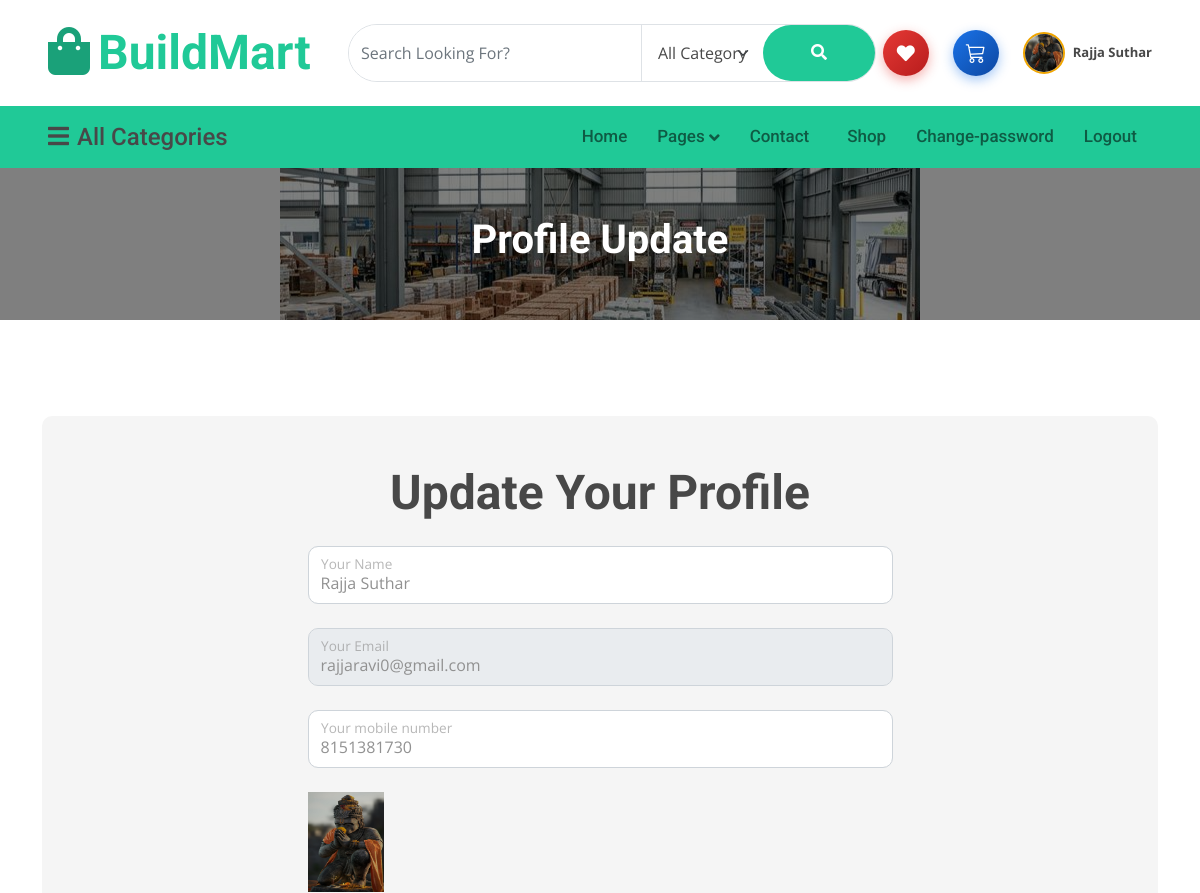
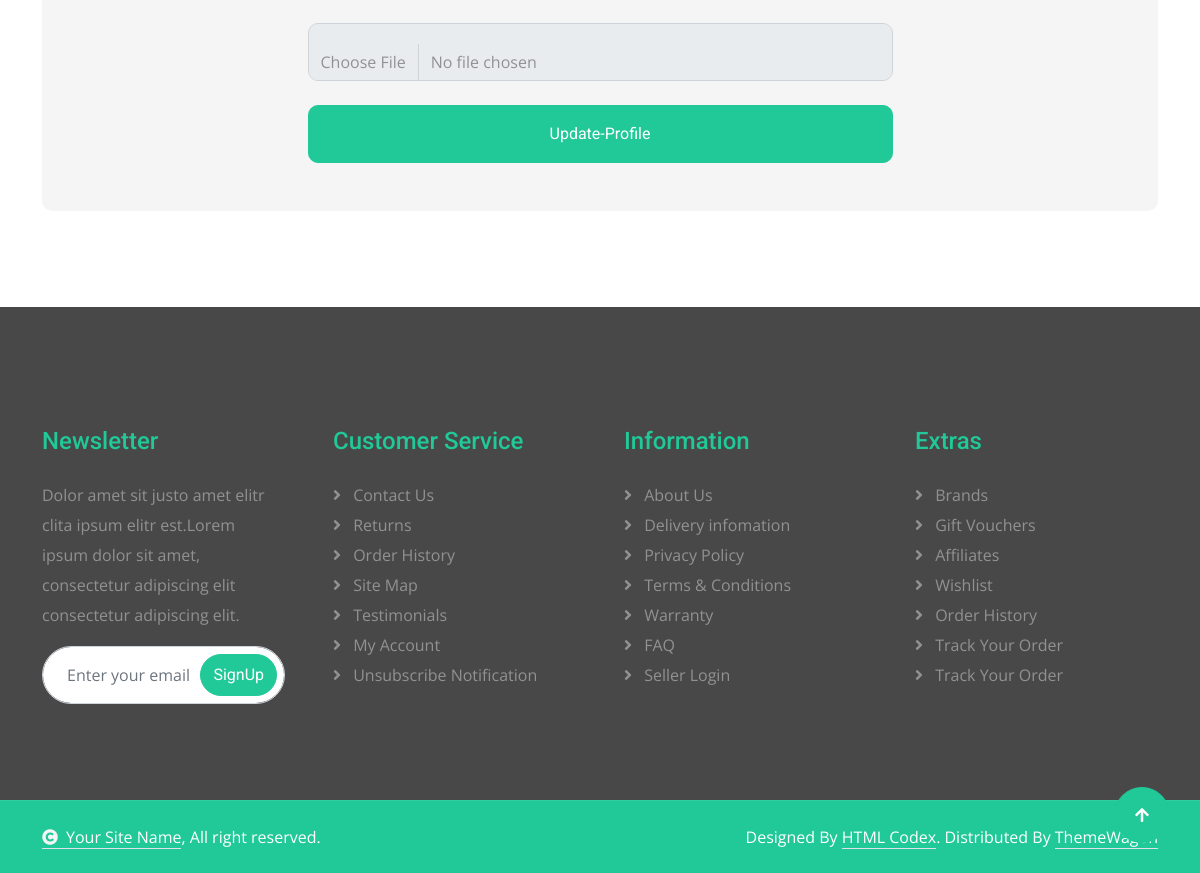
Page /profile/ (signed in) on the committed database (2 pictures, top to bottom).
### myapp/models.py (models this page shows, shortened)
class User(models.Model):
    name = models.CharField(max_length=60)
    email = models.EmailField(unique=True)
    mobile = models.BigIntegerField(unique=True)
    password = models.CharField(max_length=10)
    uprofile = models.ImageField(default="", upload_to="uprofile/")
    usertype = models.CharField(max_length=20, default="buyer")

### myapp/views.py (the view)
# urls.py: path('profile/', views.profile, name='profile'),
def profile(request):
    user = User.objects.get(email = request.session['email'])
    if request.method == 'POST':
        user.name = request.POST['name']
        user.mobile = request.POST['mobile']
        try:
            user.uprofile = request.FILES['uprofile']
            user.save()
            request.session['uprofile'] = user.uprofile.url  # session updated...
        except:
            pass
        user.save()
        if user.usertype == 'buyer':
            return redirect('index')
        else:
            return redirect('sindex')
    else:
        return render(request, 'profile.html', {'user':user})

### myapp/templates/profile.html (shortened to what this page needs)
{% extends 'header.html' %}
{% load static %}
{% block content %}
    <div class="container-fluid page-header py-5">
        <h1 class="text-center text-white display-6 wow fadeInUp" data-wow-delay="0.1s">Profile Update</h1>
    </div>
    <div class="container-fluid contact py-5">
        <div class="container py-5">
            <div class="p-5 bg-light rounded">
                <div class="row g-4 justify-content-center">
                    <div class="col-lg-7">
                        <div class="text-center mx-auto wow fadeInUp" data-wow-delay="0.1s" style="max-width: 900px;">
                            <h1 class="display-5 mb-4">Update Your Profile</h1>
                        </div>
                        <form method="post" action="{% url 'profile' %}" enctype="multipart/form-data">
                            <div class="row g-4 wow fadeInUp" data-wow-delay="0.1s">
                                <div class="col-md-12">
                                    <div class="form-floating">
                                        <input type="text" class="form-control" id="name" name = "name" placeholder="Your Name" value="{{user.name}}">
                                        <label for="name">Your Name</label>
                                    </div>
                                </div>
                                <div class="col-md-12">
                                    <div class="form-floating">
                                        <input type="email" class="form-control" id="email" name = "email" placeholder="Your Email" value="{{user.email}}" readonly>
                                        <label for="email">Your Email</label>
                                    </div>
                                </div>
                                <div class="col-md-12">
                                    <div class="form-floating">
                                        <input type="tel" class="form-control" id="mobile" name = "mobile" placeholder="Your mobile number" value="{{user.mobile}}">
                                        <label for="mobile">Your mobile number</label>
                                    </div>
                                </div>
                                <img src="{{user.uprofile.url}}" style="height: 100px; width: 100px;">
                                <div class="col-md-12">
                                    <div class="form-floating">
                                        <input type="file" class="form-control" id="uprofile" name ="uprofile">
                                    </div>
                                </div>
                                <div class="col-12">
                                    <button class="btn btn-primary w-100 py-3" type="submit">Update-Profile</button>
                                </div>
                            </div>
                        </form>
                    </div>
                </div>
            </div>
        </div>
    </div>
{% endblock %}

### myapp/templates/header.html (shortened to what this page needs)
{% load static %}
<!DOCTYPE html>
<html lang="en">
<head>
    <link rel="stylesheet" href="https://use.fontawesome.com/releases/v5.15.4/css/all.css" />
    <link href="https://cdn.jsdelivr.net/npm/bootstrap-icons@1.4.1/font/bootstrap-icons.css" rel="stylesheet">
    <link href="{% static 'lib/animate/animate.min.css' %}" rel="stylesheet">
    <link href="{% static 'lib/owlcarousel/assets/owl.carousel.min.css' %}" rel="stylesheet">
    <link href="{% static 'css/bootstrap.min.css' %}?v=1.4" rel="stylesheet">
    <link href="{% static 'css/style.css' %}?v=1.4" rel="stylesheet">
</head>
<body>
    <div class="container-fluid px-5 py-4 d-none d-lg-block">
        <div class="row gx-0 align-items-center text-center">
            <div class="col-md-4 col-lg-3 text-center text-lg-start">
                <div class="d-inline-flex align-items-center">
                    <a href="" class="navbar-brand p-0">
                        <h1 class="display-5 text-primary m-0"><i
                                class="fas fa-shopping-bag text-secondary me-2"></i>BuildMart</h1>
                    </a>
                </div>
            </div>
            <div class="col-md-4 col-lg-6 text-center">
                <div class="position-relative ps-4">
                    <div class="d-flex border rounded-pill">
                        <input class="form-control border-0 rounded-pill w-100 py-3" type="text"
                            data-bs-target="#dropdownToggle123" placeholder="Search Looking For?">
                        <select class="form-select text-dark border-0 border-start rounded-0 p-3" style="width: 200px;">
                            <option value="All Category">All Category</option>
                        </select>
                        <button type="button" class="btn btn-primary rounded-pill py-3 px-5" style="border: 0;"><i
                                class="fas fa-search"></i></button>
                    </div>
                </div>
            </div>
            <div class="col-md-4 col-lg-3 text-center text-lg-end d-flex align-items-center justify-content-center justify-content-lg-end gap-4">
                    {% if request.session.email %}
                        <a href="{% url 'wishlist' %}" class="position-relative text-decoration-none" title="Wishlist"
                           style="display:inline-flex; align-items:center; justify-content:center; width:46px; height:46px; background:linear-gradient(135deg,#e53935,#b71c1c); border-radius:50%; box-shadow:0 4px 12px rgba(229,57,53,0.4); transition:all 0.3s;">
                            <i class="fas fa-heart" style="font-size:18px; color:#fff;"></i>
                        </a>
                        <a href="{% url 'cart' %}" class="position-relative text-decoration-none" title="Cart"
                           style="display:inline-flex; align-items:center; justify-content:center; width:46px; height:46px; background:linear-gradient(135deg,#1a73e8,#0d47a1); border-radius:50%; box-shadow:0 4px 12px rgba(26,115,232,0.4); transition:all 0.3s;">
                            <i class="bi bi-cart3" style="font-size:20px; color:#fff;"></i>
                        </a>
                        <a href="{% url 'profile' %}" class="d-flex align-items-center gap-2 text-decoration-none" title="Profile">
                            <img src="{{ request.session.uprofile }}" alt="Profile" style="width: 42px; height: 42px; border-radius: 50%; object-fit: cover; border: 2px solid #f0a500;">
                            {% if request.session.name %}
                            <span class="text-dark fw-bold" style="font-size: 13px;">{{ request.session.name }}</span>
                            {% endif %}
                        </a>
                    {% endif %}
                </div>
            </div>
        </div>
    <div class="container-fluid nav-bar p-0">
        <div class="row gx-0 bg-primary px-5 align-items-center">
            <div class="col-lg-3 d-none d-lg-block">
                <nav class="navbar navbar-light position-relative" style="width: 250px;">
                    <button class="navbar-toggler border-0 fs-4 w-100 px-0 text-start" type="button"
                        data-bs-toggle="collapse" data-bs-target="#allCat">
                        <h4 class="m-0"><i class="fa fa-bars me-2"></i>All Categories</h4>
                    </button>
                </nav>
            </div>
            <div class="col-12 col-lg-9">
                <nav class="navbar navbar-expand-lg navbar-light bg-primary ">
                    <div class="collapse navbar-collapse" id="navbarCollapse">
                        <div class="navbar-nav ms-auto py-0">
                            <a href="{% url 'index' %}" class="nav-item nav-link">Home</a>
                            <div class="nav-item dropdown">
                                <a href="#" class="nav-link dropdown-toggle" data-bs-toggle="dropdown">Pages</a>
                            </div>
                            <a href="{% url 'contact' %}" class="nav-item nav-link me-2">Contact</a>
                            {% if request.session.email %}
                            <a href="{% url 'shop' %}" class="nav-item nav-link">Shop</a>
                            <a href="{% url 'cpass' %}" class="nav-item nav-link">Change-password</a>
                            <a href="{% url 'logout' %}" class="nav-item nav-link">Logout</a>
                            {% else %}
                            <a href="{% url 'signup' %}" class="nav-item nav-link">Sign Up</a>
                            <a href="{% url 'login' %}" class="nav-item nav-link">Login</a>
                            {% endif %}
                        </div>
                    </div>
                </nav>
            </div>
        </div>
    </div>
    {% block content %}
    {% endblock %}
    <div class="container-fluid footer py-5 wow fadeIn" data-wow-delay="0.2s">
        <div class="container py-5">
            <div class="row g-5">
                <div class="col-md-6 col-lg-6 col-xl-3">
                    <div class="footer-item d-flex flex-column">
                        <div class="footer-item">
                            <h4 class="text-primary mb-4">Newsletter</h4>
                            <p class="mb-3">Dolor amet sit justo amet elitr clita ipsum elitr est.Lorem ipsum dolor sit
                                amet, consectetur adipiscing elit consectetur adipiscing elit.</p>
                            <div class="position-relative mx-auto rounded-pill">
                                <input class="form-control rounded-pill w-100 py-3 ps-4 pe-5" type="text"
                                    placeholder="Enter your email">
                                <button type="button"
                                    class="btn btn-primary rounded-pill position-absolute top-0 end-0 py-2 mt-2 me-2">SignUp</button>
                            </div>
                        </div>
                    </div>
                </div>
                <div class="col-md-6 col-lg-6 col-xl-3">
                    <div class="footer-item d-flex flex-column">
                        <h4 class="text-primary mb-4">Customer Service</h4>
                        <a href="#" class=""><i class="fas fa-angle-right me-2"></i> Contact Us</a>
                        <a href="#" class=""><i class="fas fa-angle-right me-2"></i> Returns</a>
                        <a href="#" class=""><i class="fas fa-angle-right me-2"></i> Order History</a>
                        <a href="#" class=""><i class="fas fa-angle-right me-2"></i> Site Map</a>
                        <a href="#" class=""><i class="fas fa-angle-right me-2"></i> Testimonials</a>
                        <a href="#" class=""><i class="fas fa-angle-right me-2"></i> My Account</a>
                        <a href="#" class=""><i class="fas fa-angle-right me-2"></i> Unsubscribe Notification</a>
                    </div>
                </div>
                <div class="col-md-6 col-lg-6 col-xl-3">
                    <div class="footer-item d-flex flex-column">
                        <h4 class="text-primary mb-4">Information</h4>
                        <a href="#" class=""><i class="fas fa-angle-right me-2"></i> About Us</a>
                        <a href="#" class=""><i class="fas fa-angle-right me-2"></i> Delivery infomation</a>
                        <a href="#" class=""><i class="fas fa-angle-right me-2"></i> Privacy Policy</a>
                        <a href="#" class=""><i class="fas fa-angle-right me-2"></i> Terms & Conditions</a>
                        <a href="#" class=""><i class="fas fa-angle-right me-2"></i> Warranty</a>
                        <a href="#" class=""><i class="fas fa-angle-right me-2"></i> FAQ</a>
                        <a href="#" class=""><i class="fas fa-angle-right me-2"></i> Seller Login</a>
                    </div>
                </div>
                <div class="col-md-6 col-lg-6 col-xl-3">
                    <div class="footer-item d-flex flex-column">
                        <h4 class="text-primary mb-4">Extras</h4>
                        <a href="#" class=""><i class="fas fa-angle-right me-2"></i> Brands</a>
                        <a href="#" class=""><i class="fas fa-angle-right me-2"></i> Gift Vouchers</a>
                        <a href="#" class=""><i class="fas fa-angle-right me-2"></i> Affiliates</a>
                        <a href="#" class=""><i class="fas fa-angle-right me-2"></i> Wishlist</a>
                        <a href="#" class=""><i class="fas fa-angle-right me-2"></i> Order History</a>
                        <a href="#" class=""><i class="fas fa-angle-right me-2"></i> Track Your Order</a>
                        <a href="#" class=""><i class="fas fa-angle-right me-2"></i> Track Your Order</a>
                    </div>
                </div>
            </div>
        </div>
    </div>
    <div class="container-fluid copyright py-4">
        <div class="container">
            <div class="row g-4 align-items-center">
                <div class="col-md-6 text-center text-md-start mb-md-0">
                    <span class="text-white"><a href="#" class="border-bottom text-white"><i
                                class="fas fa-copyright text-light me-2"></i>Your Site Name</a>, All right
                        reserved.</span>
                </div>
                <div class="col-md-6 text-center text-md-end text-white">
                    Designed By <a class="border-bottom text-white" href="https://htmlcodex.com">HTML Codex</a>.
                    Distributed By <a class="border-bottom text-white" href="https://themewagon.com">ThemeWagon</a>
                </div>
            </div>
        </div>
    </div>
    <a href="#" class="btn btn-primary btn-lg-square back-to-top"><i class="fa fa-arrow-up"></i></a>
</body>
</html>

### myapp/static/css/style.css (style rules this page uses)
.back-to-top { position: fixed; right: 30px; bottom: 30px; display: flex; width: 45px; height: 45px; align-items: center; justify-content: center; transition: 0.5s; z-index: 99; }
.btn { font-weight: 600; transition: .5s; }
.btn-lg-square { width: 56px; height: 56px; }
.btn-square, .btn-sm-square, .btn-md-square, .btn-lg-square { padding: 0; display: flex; align-items: center; justify-content: center; font-weight: normal; border-radius: 50%; }
.btn.btn-primary { background: var(--bs-primary) !important; color: var(--bs-white) !important; font-family: 'Roboto', sans-serif; font-weight: 400; transition: 0.5s; }
.nav-bar .navbar.navbar-light { padding: 0 !important; }
.nav-bar .navbar .navbar-nav .nav-link { padding: 18px 15px; font-weight: 500; font-family: 'Roboto', sans-serif; font-size: 17px; transition: .5s; }
.navbar .dropdown-toggle::after { border: none; content: "\f107"; font-family: "Font Awesome 5 Free"; font-weight: 600; vertical-align: middle; }
.navbar .navbar-toggler { padding: 5px 15px; }
.nav-bar .navbar-toggler { border-radius: 5px !important; box-shadow: none !important; }
.page-header { position: relative; padding: 100px 0; background: linear-gradient(rgba(0, 0, 0, 0.5), rgba(0, 0, 0, 0.5)), url(../img/carousel-1.jpg); background-position: center top; background-repeat: no-repeat; background-attachment: fixed; }
.footer { background: var(--bs-dark); }
.footer .footer-item a { line-height: 30px; color: var(--bs-body); transition: 0.5s; }
.footer .footer-item p { line-height: 30px; }
.copyright { border-top: 1px solid rgba(255, 255, 255, 0.08); background: var(--bs-primary) !important; }

### rows in the picture
User: session.name "Rajja Suthar", name "Rajja Suthar", email "rajjaravi0@gmail.com", mobile "8151381730", uprofile (picture)
